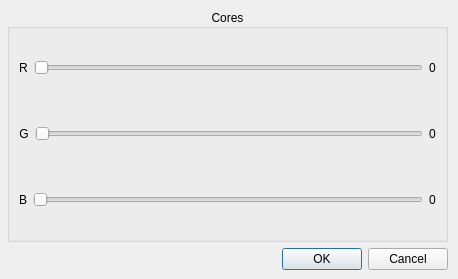
<?xml version="1.0" encoding="UTF-8"?>
<ui version="4.0">
 <class>definecolors</class>
 <widget class="QDialog" name="definecolors">
  <property name="geometry">
   <rect>
    <x>0</x>
    <y>0</y>
    <width>458</width>
    <height>279</height>
   </rect>
  </property>
  <property name="windowTitle">
   <string>Dialog</string>
  </property>
  <widget class="QWidget" name="layoutWidget">
   <property name="geometry">
    <rect>
     <x>7</x>
     <y>9</y>
     <width>441</width>
     <height>261</height>
    </rect>
   </property>
   <layout class="QVBoxLayout" name="verticalLayout_9">
    <item>
     <widget class="QGroupBox" name="groupBox_3">
      <property name="title">
       <string>Cores</string>
      </property>
      <property name="alignment">
       <set>Qt::AlignCenter</set>
      </property>
      <layout class="QVBoxLayout" name="verticalLayout_10">
       <item>
        <layout class="QVBoxLayout" name="verticalLayout_11">
         <item>
          <layout class="QHBoxLayout" name="horizontalLayout_10" stretch="0,0,0">
           <item>
            <widget class="QLabel" name="label_10">
             <property name="text">
              <string>R</string>
             </property>
             <property name="alignment">
              <set>Qt::AlignCenter</set>
             </property>
            </widget>
           </item>
           <item>
            <widget class="QSlider" name="horizontalSlider_CorR_4">
             <property name="maximum">
              <number>1</number>
             </property>
             <property name="orientation">
              <enum>Qt::Horizontal</enum>
             </property>
            </widget>
           </item>
           <item>
            <widget class="QLabel" name="label_13">
             <property name="text">
              <string>0</string>
             </property>
             <property name="alignment">
              <set>Qt::AlignCenter</set>
             </property>
            </widget>
           </item>
          </layout>
         </item>
         <item>
          <layout class="QHBoxLayout" name="horizontalLayout_11" stretch="0,0,0">
           <item>
            <widget class="QLabel" name="label_11">
             <property name="text">
              <string>G</string>
             </property>
             <property name="alignment">
              <set>Qt::AlignCenter</set>
             </property>
            </widget>
           </item>
           <item>
            <widget class="QSlider" name="horizontalSlider_CorG_4">
             <property name="maximum">
              <number>1</number>
             </property>
             <property name="orientation">
              <enum>Qt::Horizontal</enum>
             </property>
            </widget>
           </item>
           <item>
            <widget class="QLabel" name="label_14">
             <property name="text">
              <string>0</string>
             </property>
             <property name="alignment">
              <set>Qt::AlignCenter</set>
             </property>
            </widget>
           </item>
          </layout>
         </item>
         <item>
          <layout class="QHBoxLayout" name="horizontalLayout_12" stretch="0,0,0">
           <item>
            <widget class="QLabel" name="label_12">
             <property name="text">
              <string>B</string>
             </property>
             <property name="alignment">
              <set>Qt::AlignCenter</set>
             </property>
            </widget>
           </item>
           <item>
            <widget class="QSlider" name="horizontalSlider_CorB_4">
             <property name="maximum">
              <number>1</number>
             </property>
             <property name="orientation">
              <enum>Qt::Horizontal</enum>
             </property>
            </widget>
           </item>
           <item>
            <widget class="QLabel" name="label_15">
             <property name="text">
              <string>0</string>
             </property>
             <property name="alignment">
              <set>Qt::AlignCenter</set>
             </property>
            </widget>
           </item>
          </layout>
         </item>
        </layout>
       </item>
      </layout>
     </widget>
    </item>
    <item>
     <widget class="QDialogButtonBox" name="buttonBox">
      <property name="orientation">
       <enum>Qt::Horizontal</enum>
      </property>
      <property name="standardButtons">
       <set>QDialogButtonBox::Cancel|QDialogButtonBox::Ok</set>
      </property>
     </widget>
    </item>
   </layout>
  </widget>
 </widget>
 <resources/>
 <connections>
  <connection>
   <sender>buttonBox</sender>
   <signal>accepted()</signal>
   <receiver>definecolors</receiver>
   <slot>accept()</slot>
   <hints>
    <hint type="sourcelabel">
     <x>248</x>
     <y>254</y>
    </hint>
    <hint type="destinationlabel">
     <x>157</x>
     <y>274</y>
    </hint>
   </hints>
  </connection>
  <connection>
   <sender>buttonBox</sender>
   <signal>rejected()</signal>
   <receiver>definecolors</receiver>
   <slot>reject()</slot>
   <hints>
    <hint type="sourcelabel">
     <x>316</x>
     <y>260</y>
    </hint>
    <hint type="destinationlabel">
     <x>286</x>
     <y>274</y>
    </hint>
   </hints>
  </connection>
  <connection>
   <sender>horizontalSlider_CorR_4</sender>
   <signal>valueChanged(int)</signal>
   <receiver>label_13</receiver>
   <slot>setNum(int)</slot>
   <hints>
    <hint type="sourcelabel">
     <x>383</x>
     <y>64</y>
    </hint>
    <hint type="destinationlabel">
     <x>434</x>
     <y>64</y>
    </hint>
   </hints>
  </connection>
  <connection>
   <sender>horizontalSlider_CorG_4</sender>
   <signal>valueChanged(int)</signal>
   <receiver>label_14</receiver>
   <slot>setNum(int)</slot>
   <hints>
    <hint type="sourcelabel">
     <x>375</x>
     <y>134</y>
    </hint>
    <hint type="destinationlabel">
     <x>429</x>
     <y>136</y>
    </hint>
   </hints>
  </connection>
  <connection>
   <sender>horizontalSlider_CorB_4</sender>
   <signal>valueChanged(int)</signal>
   <receiver>label_15</receiver>
   <slot>setNum(int)</slot>
   <hints>
    <hint type="sourcelabel">
     <x>401</x>
     <y>202</y>
    </hint>
    <hint type="destinationlabel">
     <x>431</x>
     <y>198</y>
    </hint>
   </hints>
  </connection>
 </connections>
</ui>
